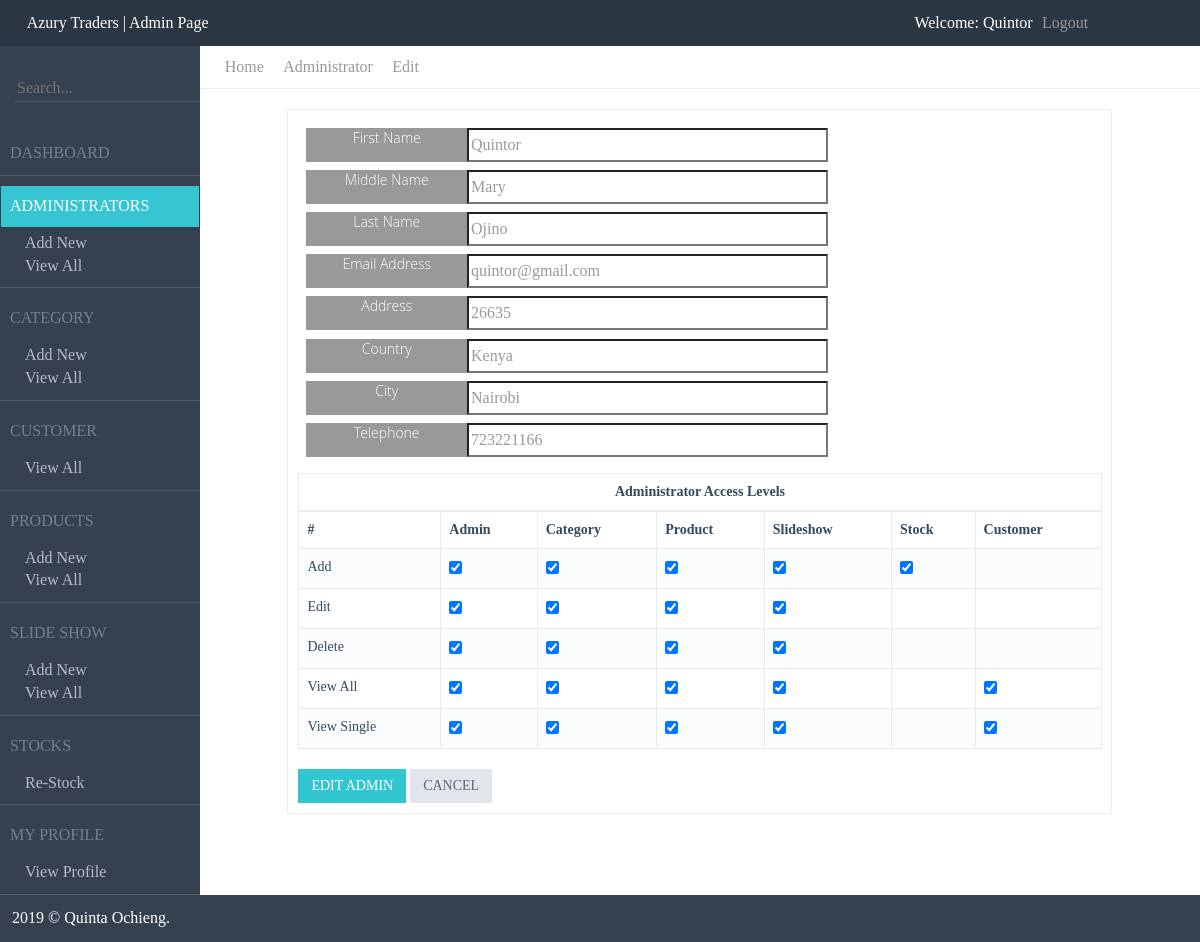
/admin/administratorEdit.php?id=1 (signed in), run on the app's committed database.
### tables this page shows
CREATE TABLE IF NOT EXISTS `user` (
  `userId` int(11) NOT NULL,
  `firstName` varchar(30) NOT NULL,
  `lastName` varchar(30) NOT NULL,
  `middleName` varchar(30) DEFAULT NULL,
  `profilePic` varchar(30) DEFAULT NULL,
  `address` int(11) NOT NULL,
  `city` varchar(50) NOT NULL,
  `country` varchar(50) NOT NULL,
  `telephone` int(11) NOT NULL,
  `emailAddress` varchar(50) NOT NULL,
  `password` varchar(50) NOT NULL,
  `admin_add` varchar(3) NOT NULL DEFAULT 'No',
  `admin_edit` varchar(3) NOT NULL DEFAULT 'No',
  `admin_view_all` varchar(3) NOT NULL DEFAULT 'No',
  `admin_view_single` varchar(3) NOT NULL DEFAULT 'No',
  `category_add` varchar(3) NOT NULL DEFAULT 'No',
  `category_edit` varchar(3) NOT NULL DEFAULT 'No',
  `category_view_all` varchar(3) NOT NULL DEFAULT 'No',
  `category_view_single` varchar(3) NOT NULL DEFAULT 'No',
  `product_add` varchar(3) NOT NULL DEFAULT 'No',
  `product_edit` varchar(3) NOT NULL DEFAULT 'No',
  `product_view_all` varchar(3) NOT NULL DEFAULT 'No',
  `product_view_single` varchar(3) NOT NULL DEFAULT 'No',
  `slideshow_add` varchar(3) NOT NULL DEFAULT 'No',
  `slideshow_edit` varchar(3) NOT NULL DEFAULT 'No',
  `slideshow_view_all` varchar(3) NOT NULL DEFAULT 'No',
  `slideshow_view_single` varchar(3) NOT NULL DEFAULT 'No',
  `stock_add` varchar(3) NOT NULL DEFAULT 'No',
  `customer_view_all` varchar(3) NOT NULL DEFAULT 'No',
  `customer_view_single` varchar(3) NOT NULL DEFAULT 'No',
  `admin_delete` varchar(3) NOT NULL DEFAULT 'No',
  `category_delete` varchar(3) NOT NULL DEFAULT 'No',
  `product_delete` varchar(3) NOT NULL DEFAULT 'No',
  `slideshow_delete` varchar(3) NOT NULL DEFAULT 'No',
  `updatedOn` timestamp NOT NULL DEFAULT CURRENT_TIMESTAMP ON UPDATE CURRENT_TIMESTAMP,
  `createdOn` timestamp NOT NULL DEFAULT CURRENT_TIMESTAMP,
  PRIMARY KEY (`userId`)
);

### admin/administratorEdit.php (the view, shortened to what the rows shown need)
<?php
    include("includeFiles/header.php");
    if(isset($_GET['id'])){
        $id = $_GET['id'];
        $query  = "SELECT * FROM user WHERE userId = '$id'";
        $result = mysqli_query($connect, $query) or die("Unable to get record");
        while($row = mysqli_fetch_assoc($result)){
            $city = $row['city'];
            $address = $row['address'];
            $country = $row['country'];
            $last_name = $row['lastName'];
            $telephone = $row['telephone'];
            $first_name = $row['firstName'];
            $middle_name = $row['middleName'];
            $email_address = $row['emailAddress'];
        }
    }
?>
<div class="row">
    <div class="col-md-10 right-column">
        <div class="row">
            <div class="col-sm-12 col-md-12 main-page-content">
                <form method="POST" action="administratorEdit.php">
                    <div class="row">
                        <div class="col-md-10 middle-box">
                            <div class="input-controls">
                                <div class="control">
                                    <input type="text" name="firstName" value="<?php echo $first_name; ?>"  placeholder="First Name" class="input-text">
                                </div>
                            </div>
                            <div class="input-controls">
                                <div class="control">
                                    <input type="text" name="middleName" value="<?php echo $middle_name; ?>"  placeholder="Middle Name" class="input-text">
                                </div>
                            </div>
                            <div class="input-controls">
                                <div class="control">
                                    <input type="text" name="lastName" value="<?php echo $last_name; ?>" placeholder="Last Name" class="input-text">
                                </div>
                            </div>
                            <div class="input-controls">
                                <div class="control">
                                    <input type="text" name="email" value="<?php echo $email_address; ?>"  placeholder="Email Address" class="input-text">
                                </div>
                            </div>
                            <div class="input-controls">
                                <div class="control">
                                    <input type="text" name="address" value="<?php echo $address; ?>" placeholder="Address" class="input-text">
                                </div>
                            </div>
                            <div class="input-controls">
                                <div class="control">
                                    <input type="text" name="country" value="<?php echo $country; ?>" placeholder="Country" class="input-text">
                                </div>
                            </div>
                            <div class="input-controls">
                                <div class="control">
                                    <input type="text" name="city" value="<?php echo $city; ?>" placeholder="City" class="input-text">
                                </div>
                            </div>
                            <div class="input-controls">
                                <div class="control">
                                    <input type="text" name="telephone" value="<?php echo $telephone; ?>" placeholder="Telephone" class="input-text">
                                </div>
                            </div>
                            <table class="table table-striped table-bordered">
                                <thead>
                                    <tr>
                                        <td colspan="7" style="font-weight: bold; text-align: center;">
                                            Administrator Access Levels
                                        </td>
                                    </tr>
                                    <tr>
                                        <th> # </th>
                                        <th> Admin </th>
                                        <th> Category </th>
                                        <th> Product </th>
                                        <th> Slideshow </th>
                                        <th> Stock </th>
                                        <th> Customer </th>
                                    </tr>
                                </thead>
                            </table>
                        </div>
                    </div>
                </form>
            </div>
        </div>
    </div>
</div>
<?php
    include("includeFiles/footer.php");
?>

### data on the page
user: firstName "Quintor", middleName "Mary", lastName "Ojino", email "quintor@gmail.com", address "26635", country "Kenya", city "Nairobi", telephone "723221166"

### other printed values
$_SESSION['firstname'] "Quintor"
